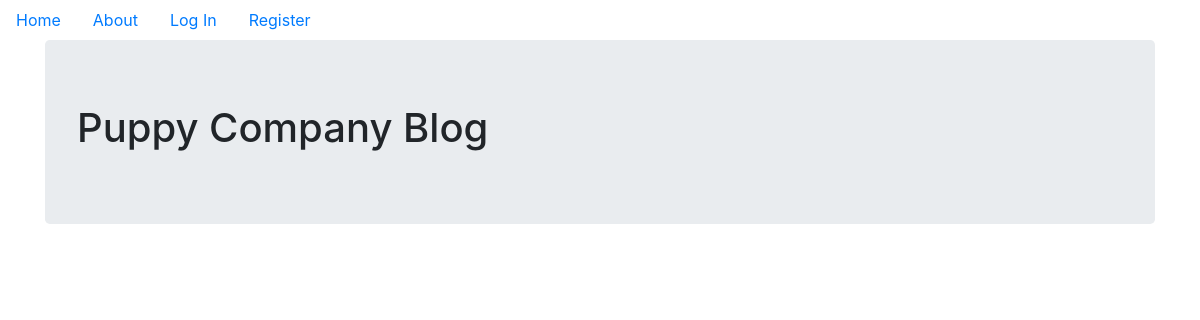
Before: / with the older database file.
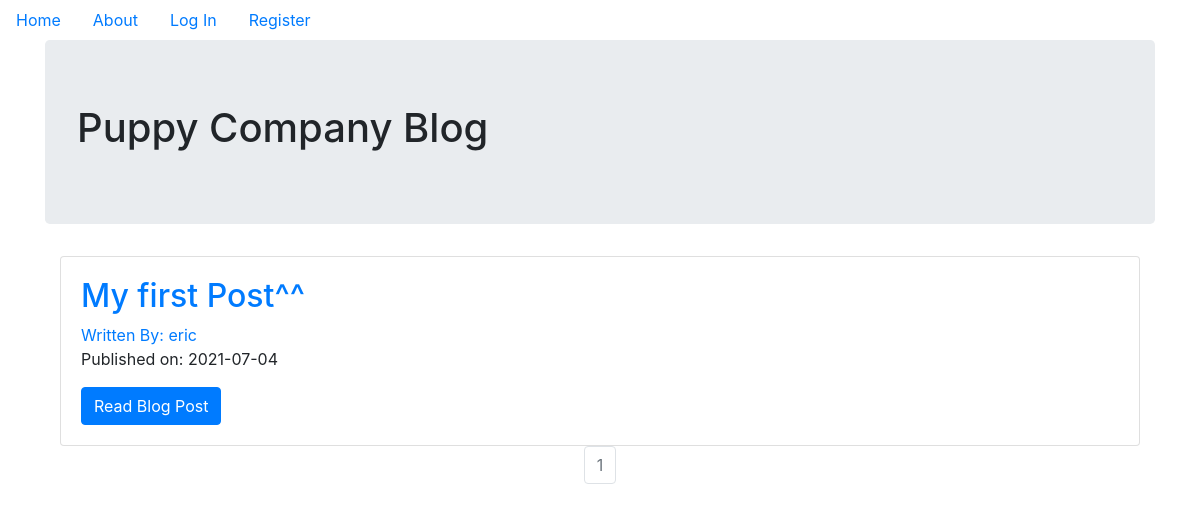
After: the same page with the newer database file.
### puppycompanyblog/models.py (models this page shows, shortened)
class BlogPost(db.Model):
    users = db.relationship(User)
    id = db.Column(db.Integer,primary_key=True)
    user_id = db.Column(db.Integer,db.ForeignKey('users.id'),nullable=False)
    date = db.Column(db.DateTime,nullable=False,default=datetime.utcnow)
    title = db.Column(db.String(140),nullable=False)
    text = db.Column(db.Text,nullable=False)

class User(db.Model,UserMixin):
    __tablename__ = 'users'
    id = db.Column(db.Integer,primary_key=True)
    profile_image = db.Column(db.String(64),nullable=False,default='default_profile.png')
    email = db.Column(db.String(64),unique=True,index=True)
    username = db.Column(db.String(64),unique=True,index=True)
    password_hash = db.Column(db.String(128))
    posts = db.relationship('BlogPost',backref='author',lazy=True)

### puppycompanyblog/core/views.py (the view)
@core.route('/')
def index():
    page = request.args.get('page', 1, type=int)
    blog_posts = BlogPost.query.order_by(BlogPost.date.desc()).paginate(page=page, per_page=10)
    return render_template('index.html',blog_posts=blog_posts)

### puppycompanyblog/templates/index.html
{% extends "base.html" %}
{% block content %}
  <div class="jumbotron">
    <h1>Puppy Company Blog</h1>
  </div>
  <div class="container">
    {% for post in blog_posts.items %}
      <div class="card">
        <div class="card-body">
          <h2> <a class='card-title' href="{{url_for('blog_posts.blog_post', blog_post_id=post.id)}}">{{post.title}}</a> </h2>
          <a href="{{url_for('users.user_posts', username=post.author.username)}}}">Written By: {{post.author.username}}</a>
          <p>Published on: {{post.date.strftime('%Y-%m-%d')}}</p>
          <a class="btn btn-primary" href="{{url_for('blog_posts.blog_post', blog_post_id=post.id)}}">Read Blog Post</a>
        </div>
      </div>
    {% endfor %}
  </div>
  <nav aria-label='Page Navigation example'>
    <ul class="pagination justify-content-center">
      {% for page_num in blog_posts.iter_pages(left_edge=1, right_edge=1, left_current=1, right_current=2) %}
        {% if blog_posts.page == page_num %}
        <li class='page-item disabled'>
            <a class="page-link" href="{{url_for('core.index', page=page_num)}}">{{page_num}}</a>
        </li>
        {% else %}
        <li class='page-item'>
          <a class="page-link" href="{{url_for('core.index', page=page_num)}}">{{page_num}}</a>
        </li>
        {% endif %}
      {% endfor %}
    </ul>
  </nav>
{% endblock %}

Changed rows visible on the page:
added BlogPost: title "My first Post^^", author.username "eric", date "2021-07-04"
Other visible differences:
new list line: "1"
